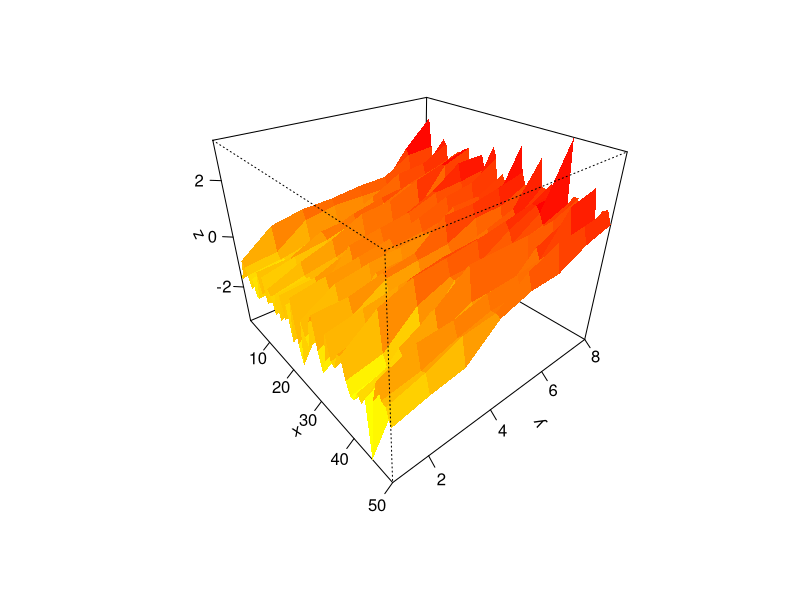

This figure's R source:
# data
z <- t(apply(matrix(rnorm(400,0,1),nrow=8),2,sort))
par(bg = "white")
nrz <- nrow(z)
ncz <- ncol(z)
x <- 1:nrz
y <- 1:ncz
# Create a function interpolating colors in the range of specified colors
jet.colors <- colorRampPalette( c("yellow", "red") ) 
# Generate the desired number of colors from this palette
nbcol <- 100
color <- jet.colors(nbcol)
# Compute the z-value at the facet centres
zfacet <- z[-1, -1] + z[-1, -ncz] + z[-nrz, -1] + z[-nrz, -ncz]
# Recode facet z-values into color indices
facetcol <- cut(zfacet, nbcol)
persp(x, y, z, col=color[facetcol], phi=30, theta=50,border=NA,expand=0.8,ticktype="detailed")
